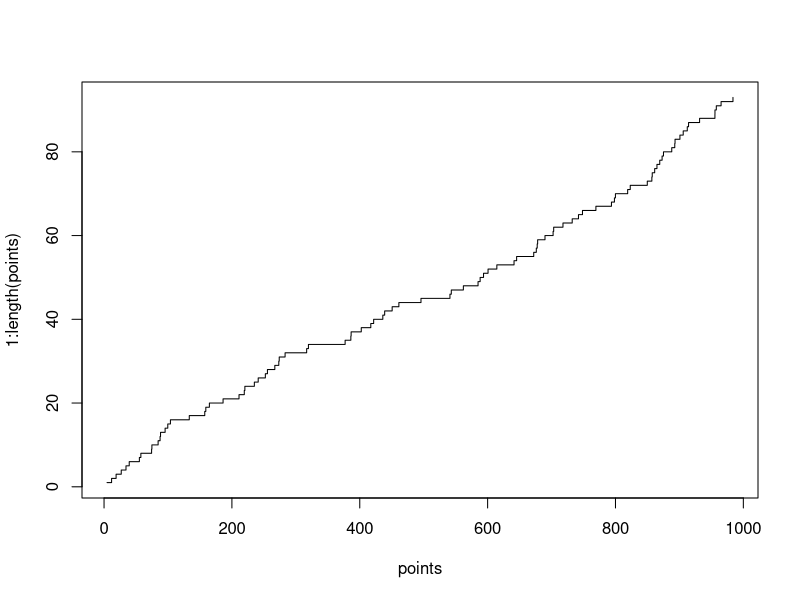
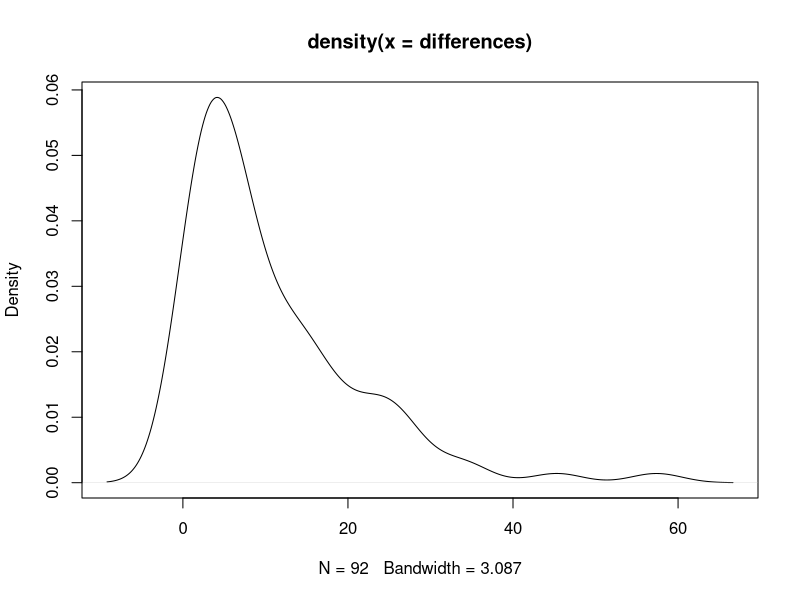
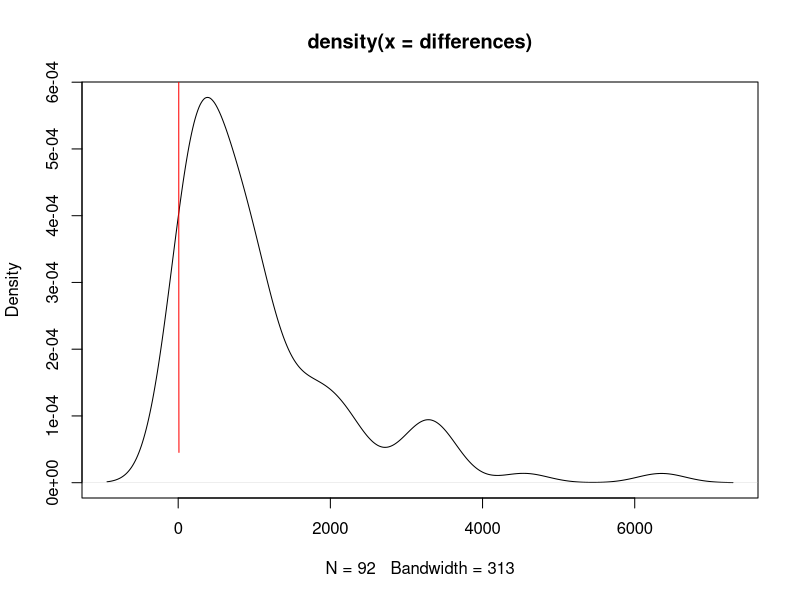

Generate these figures, in order, with R:
## File: poisproc.R
## Author: John Rothfels (rothfels)
## Description: Poisson Process
## ----------------------------

## A Poisson process models random events (such as a customer arrival,
## a request for action from a web server, or the completion of the actions
## requested of a web server) as emanating from a memoryless process.
## That is, the length of the time interval from the current time to the
## occurrence of the next event does not depend upon the time of occurrence
## of the last event. In the Poisson probability distribution, the observer
## records the number of events that occur in a time interval of fixed length.
## In the (negative) exponential probability distribution, the observer
## records the length of the time inteval between consecutive events.
## In both, the underlying physical process is memoryless.

## More formally, the Poisson Process is a collection { N(t) : t >= 0 } of
## random variables, where N(t) is the number of events that have occured up
## to time t (starting from time 0). The number of events between time a and
## time b is given as N(b) - N(a) and has a Poisson distribution. Each
## realization of the process { N(t) } is a non-negative integer-valued step
## function that is non-decreasing, but for intuitive purposes it is usually
## easier to think of it as a point pattern on [0, inf], the points in time
## where the step function jumps, i.e. the points in time where an event
## occurs.

## We assume the following properties:
## 1) N(0) = 0
## 2) Independent increments (the number of occurrences counted in disjoint
##    intervals are independent from each other)
## 3) Stationary increments (the probability distribution of the number of
##    occurrences counted in any time interval only depends on the length of
##    the interval)
## 4) No counted occurrences are simultaneous

## The consequences of this definition include:
## 1) The probability distribution of N(t) is Poisson
## 2) The probability distribution of the waiting time until the next
##    occurrence is a Exponential

## The most simple Poisson process is called "homogeneous," and is
## characterized by a rate parameter 'lambda,' the average number of events
## per unit time.

## X = P(t + dt) - P(t) = number of events in dt time ~ Poi(lambda * dt)

## How can we simulate this? Pick a large number T (say, 1000 seconds).
## Suppose that we have, on average, .1 event per second (lambda = 100).

N <- rpois(1, 1000 * .1)
points <- runif(N, 0, 1000)
points <- sort(points)
plot(points, 1:length(points), type = 's')

## Can we calculate the mean time interval between events occuring?
## In seconds, with an average of .1 per second, this should be 10 seconds.
differences <- points[-1] - points[-length(points)]
mean(differences)
plot(density(differences))

## Does this look familiar?

## Let's try the same thing but with an average of 1 person per second
## over a time interval of 100000 seconds.
points <- runif(N, 0, 100000)
points <- sort(points)
differences <- points[-1] - points[-length(points)]
plot(density(differences))
curve(dexp(x, rate = 1), from = 0, to = 10, col = 'red', add = TRUE)


## Let Tk be the time of the kth arrival, for k = 1,2,3,...

## Clearly the number of arrivals before some fixed time t is less than k
## if and only if the waiting time until the kth arrival is more than t.
## So the event N(t) < k occurs if and only if Tk > t. Consequently, the
## probabilities of these events are the same:

## P(Tk > t) = P(N(t) < k)

## In particular, consider the waiting time until the first arrival.
## Clearly that time is more than t if and only if the number of arrivals
## before time t is 0.

## P(T1 > t) = P(N(t) = 0) = P(N(t) - N(0) = 0)
##           = exp(-lambda*t)(lambda*t)^0/0! = exp(-lambda*t)
## But this is P(X > t) for X ~ Exp(lambda) = 1 - pexp(t, lambda)

## Alternatively....

X <- rexp(100, .1)
points <- cumsum(X)
mean(points[-1] - points[-length(points)])


## Simulating a Queue:
## -------------------
## One person at the front of the queue is served at each (integer) time,
## after which some number of new people arrive, with the number being
## Poisson distributed with the given mean. The queue can hold a maximum of
## 'max' people; any beyond that have to go away (and never return). The queue
## is simulated (starting with an empty queue) for the given number of steps.
## The result returned is a list with an element called $length that is a
## vector of size steps containing the length of the queue after each step,
## and a element called $away that is a vector of size 'steps' containing the
## number of people who went away because the queue was full during each
## time step.

SimulateQueue <- function(steps, mean.arrive, mean.serve, max = NULL,
                          remove = FALSE) {
  ## Simulates a queue run over a specified number of timesteps.
  ## Args:
  ##   steps - number of intervals to run the queue over
  ##   mean.arrive - the average number of people that arrive at each interval
  ##   mean.serve - the average number of people that are served each interval
  ##   max - the maximum number of people that can be in the queue
  ##   remove - if TRUE, then the queue serves people

  ## Allocate space for vectors that will contain results
  length <- rep(0, steps)    # length of the queue at each timestep
  away <- rep(0, steps)      # number of people sent away at each timestep

  ## Set the length of the queue to zero at start
  qlen <- 0

  ## Loop for the requested number of steps
  for (t in 1:steps) {

    ## Service people from the queue.
    if (remove) {
      qlen <- max(0, qlen - rpois(1, mean.serve))
    }

    ## Increase the number in the queue by the number of new arrivals
    qlen <- qlen + rpois(1, mean.arrive)

    if (!is.null(max) && qlen > max) {
      away[t] <- qlen - max
      qlen <- max
    }

    ## Record how long the queue is after this step.
    length[t] <- qlen
  }

  if (!is.null(max)) return(list(length = length, away = away))
  return(list(length = length))
}

q <- SimulateQueue(1000, .1)
1000 / max(q$length)

q <- SimulateQueue(10000, .1)
10000 / max(q$length)

q <- SimulateQueue(100000, mean.arrive = 2, mean.serve = 1, remove = TRUE)
100000 / max(q$length)

q <- SimulateQueue(100, mean.arrive = 1, mean.serve = .5, remove = TRUE, max = 5)
q

q <- SimulateQueue(100000, mean.arrive = 1, mean.serve = .5,
                   remove = TRUE, max = 5)

## Q: What distribution does q$away most closely follow?





